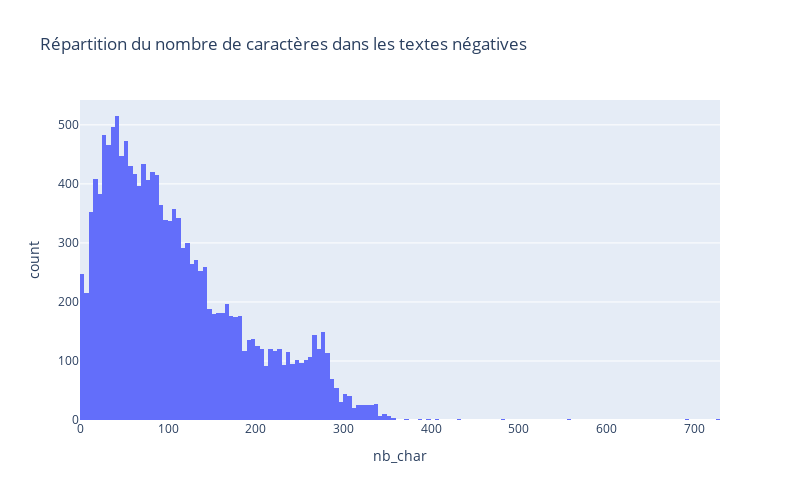

Source (notebook cell):
### Code cell
fig_hist_neg = px.histogram(negatif_df, x="nb_char", title="Répartition du nombre de caractères dans les textes négatives")
fig_hist_neg.update_layout(width=800, height=500)

### Figure 1 — Plotly figure (JSON) as saved in the notebook; plotly's stock layout.template omitted (floating-point values rounded to 4 significant figures; data arrays with more than 128 entries replaced by an {"elided": "..."} marker saying what was removed)
{"data": [{"alignmentgroup": "True", "bingroup": "x", "hovertemplate": "nb_char=%{x}<br>count=%{y}<extra></extra>", "legendgroup": "", "marker": {"color": "#636efa", "pattern": {"shape": ""}}, "name": "", "offsetgroup": "", "orientation": "v", "showlegend": false, "type": "histogram", "x": {"elided": "14986 int values"}, "xaxis": "x", "yaxis": "y"}], "layout": {"barmode": "relative", "height": 500, "legend": {"tracegroupgap": 0}, "title": {"text": "Répartition du nombre de caractères dans les textes négatives"}, "width": 800, "xaxis": {"anchor": "y", "domain": [0, 1], "title": {"text": "nb_char"}}, "yaxis": {"anchor": "x", "domain": [0, 1], "title": {"text": "count"}}}}
